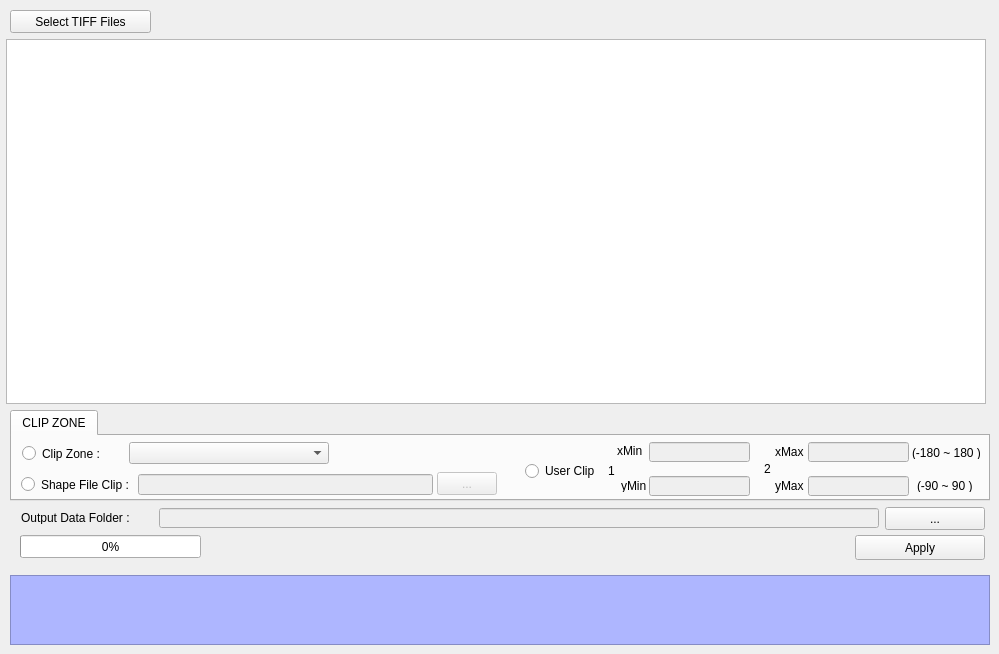
    <widget class="QWidget" name="tab">
     <attribute name="title">
      <string>Clip</string>
     </attribute>
     <widget class="QPushButton" name="btn_apply_clip">
      <property name="geometry">
       <rect>
        <x>855</x>
        <y>535</y>
        <width>130</width>
        <height>25</height>
       </rect>
      </property>
      <property name="text">
       <string>Apply</string>
      </property>
     </widget>
     <widget class="QTableWidget" name="tb_clip_Tiff">
      <property name="geometry">
       <rect>
        <x>6</x>
        <y>39</y>
        <width>980</width>
        <height>365</height>
       </rect>
      </property>
      <attribute name="horizontalHeaderCascadingSectionResizes">
       <bool>false</bool>
      </attribute>
      <attribute name="horizontalHeaderStretchLastSection">
       <bool>true</bool>
      </attribute>
     </widget>
     <widget class="QTextEdit" name="txt_Clip_EX">
      <property name="enabled">
       <bool>false</bool>
      </property>
      <property name="geometry">
       <rect>
        <x>10</x>
        <y>575</y>
        <width>980</width>
        <height>70</height>
       </rect>
      </property>
      <property name="styleSheet">
       <string notr="true">background-color: rgb(174, 182, 255);
font: 75 10pt &quot;MS Shell Dlg 2&quot;;</string>
      </property>
     </widget>
     <widget class="QProgressBar" name="clip_progressBar">
      <property name="geometry">
       <rect>
        <x>20</x>
        <y>535</y>
        <width>181</width>
        <height>23</height>
       </rect>
      </property>
      <property name="value">
       <number>0</number>
      </property>
     </widget>
     <widget class="QPushButton" name="btn_input_tiff">
      <property name="geometry">
       <rect>
        <x>10</x>
        <y>10</y>
        <width>141</width>
        <height>23</height>
       </rect>
      </property>
      <property name="text">
       <string>Select TIFF Files</string>
      </property>
     </widget>
     <widget class="QTabWidget" name="tabWidget_2">
      <property name="geometry">
       <rect>
        <x>10</x>
        <y>410</y>
        <width>980</width>
        <height>91</height>
       </rect>
      </property>
      <property name="currentIndex">
       <number>0</number>
      </property>
      <widget class="QWidget" name="tab_11">
       <attribute name="title">
        <string>CLIP ZONE</string>
       </attribute>
       <widget class="QLineEdit" name="txt_Shape_path">
        <property name="enabled">
         <bool>false</bool>
        </property>
        <property name="geometry">
         <rect>
          <x>126</x>
          <y>38</y>
          <width>295</width>
          <height>21</height>
         </rect>
        </property>
       </widget>
       <widget class="QRadioButton" name="rdo_Shape_Clip">
        <property name="enabled">
         <bool>true</bool>
        </property>
        <property name="geometry">
         <rect>
          <x>9</x>
          <y>40</y>
          <width>115</width>
          <height>17</height>
         </rect>
        </property>
        <property name="text">
         <string>Shape File Clip : </string>
        </property>
        <property name="checkable">
         <bool>true</bool>
        </property>
        <property name="checked">
         <bool>false</bool>
        </property>
        <property name="autoExclusive">
         <bool>true</bool>
        </property>
       </widget>
       <widget class="QComboBox" name="cmb_clip_zone">
        <property name="geometry">
         <rect>
          <x>117</x>
          <y>6</y>
          <width>200</width>
          <height>22</height>
         </rect>
        </property>
       </widget>
       <widget class="QPushButton" name="btn_shape_dialog">
        <property name="enabled">
         <bool>false</bool>
        </property>
        <property name="geometry">
         <rect>
          <x>425</x>
          <y>36</y>
          <width>60</width>
          <height>23</height>
         </rect>
        </property>
        <property name="text">
         <string>...</string>
        </property>
       </widget>
       <widget class="QRadioButton" name="rdo_Combo_Clip">
        <property name="geometry">
         <rect>
          <x>10</x>
          <y>9</y>
          <width>101</width>
          <height>17</height>
         </rect>
        </property>
        <property name="text">
         <string>Clip Zone :</string>
        </property>
       </widget>
       <widget class="QRadioButton" name="rdo_user_clip">
        <property name="geometry">
         <rect>
          <x>513</x>
          <y>27</y>
          <width>80</width>
          <height>16</height>
         </rect>
        </property>
        <property name="text">
         <string>User Clip</string>
        </property>
        <property name="checkable">
         <bool>true</bool>
        </property>
       </widget>
       <widget class="QLabel" name="label_34">
        <property name="geometry">
         <rect>
          <x>596</x>
          <y>27</y>
          <width>16</width>
          <height>16</height>
         </rect>
        </property>
        <property name="text">
         <string>1</string>
        </property>
       </widget>
       <widget class="QLabel" name="label_37">
        <property name="geometry">
         <rect>
          <x>609</x>
          <y>44</y>
          <width>30</width>
          <height>12</height>
         </rect>
        </property>
        <property name="text">
         <string>yMin</string>
        </property>
       </widget>
       <widget class="QLabel" name="label_36">
        <property name="geometry">
         <rect>
          <x>752</x>
          <y>23</y>
          <width>16</width>
          <height>20</height>
         </rect>
        </property>
        <property name="text">
         <string>2</string>
        </property>
       </widget>
       <widget class="QLabel" name="label_33">
        <property name="geometry">
         <rect>
          <x>605</x>
          <y>9</y>
          <width>40</width>
          <height>12</height>
         </rect>
        </property>
        <property name="text">
         <string>xMin</string>
        </property>
       </widget>
       <widget class="QLabel" name="label_35">
        <property name="geometry">
         <rect>
          <x>763</x>
          <y>6</y>
          <width>40</width>
          <height>20</height>
         </rect>
        </property>
        <property name="text">
         <string>xMax</string>
        </property>
       </widget>
       <widget class="QLabel" name="label_32">
        <property name="geometry">
         <rect>
          <x>763</x>
          <y>40</y>
          <width>40</width>
          <height>20</height>
         </rect>
        </property>
        <property name="text">
         <string>yMax</string>
        </property>
       </widget>
       <widget class="QLineEdit" name="clip_1_x">
        <property name="enabled">
         <bool>false</bool>
        </property>
        <property name="geometry">
         <rect>
          <x>637</x>
          <y>6</y>
          <width>101</width>
          <height>20</height>
         </rect>
        </property>
       </widget>
       <widget class="QLineEdit" name="clip_2_x">
        <property name="enabled">
         <bool>false</bool>
        </property>
        <property name="geometry">
         <rect>
          <x>796</x>
          <y>6</y>
          <width>101</width>
          <height>20</height>
         </rect>
        </property>
       </widget>
       <widget class="QLineEdit" name="clip_1_y">
        <property name="enabled">
         <bool>false</bool>
        </property>
        <property name="geometry">
         <rect>
          <x>637</x>
          <y>40</y>
          <width>101</width>
          <height>20</height>
         </rect>
        </property>
       </widget>
       <widget class="QLineEdit" name="clip_2_y">
        <property name="enabled">
         <bool>false</bool>
        </property>
        <property name="geometry">
         <rect>
          <x>796</x>
          <y>40</y>
          <width>101</width>
          <height>20</height>
         </rect>
        </property>
       </widget>
       <widget class="QLabel" name="label_38">
        <property name="geometry">
         <rect>
          <x>900</x>
          <y>11</y>
          <width>80</width>
          <height>12</height>
         </rect>
        </property>
        <property name="text">
         <string>(-180 ~ 180 )</string>
        </property>
       </widget>
       <widget class="QLabel" name="label_39">
        <property name="geometry">
         <rect>
          <x>905</x>
          <y>44</y>
          <width>70</width>
          <height>12</height>
         </rect>
        </property>
        <property name="text">
         <string>(-90 ~ 90 )</string>
        </property>
       </widget>
      </widget>
     </widget>
     <widget class="QPushButton" name="btn_Output_Folder">
      <property name="geometry">
       <rect>
        <x>885</x>
        <y>507</y>
        <width>100</width>
        <height>23</height>
       </rect>
      </property>
      <property name="text">
       <string>...</string>
      </property>
     </widget>
     <widget class="QLabel" name="label_9">
      <property name="geometry">
       <rect>
        <x>21</x>
        <y>512</y>
        <width>137</width>
        <height>12</height>
       </rect>
      </property>
      <property name="text">
       <string>Output Data Folder : </string>
      </property>
     </widget>
     <widget class="QLineEdit" name="txt_output_clip">
      <property name="enabled">
       <bool>false</bool>
      </property>
      <property name="geometry">
       <rect>
        <x>159</x>
        <y>508</y>
        <width>720</width>
        <height>20</height>
       </rect>
      </property>
     </widget>
    </widget>
